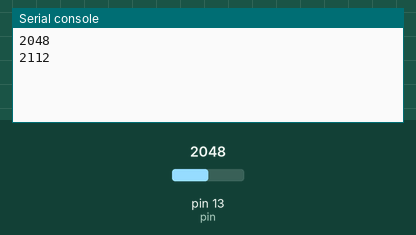
This program was run on a simulated MicroPython board. On the bench: the last lines printed to the serial console. The inputs (shaded band) are chosen by the test bench; at power-on: pin 13 (pin) = 2048 (analog values on the 0–4095 scale).

Above: at 1.2 s.
1.3 s: pin 13 (pin) set to 2866
At 2.5 s:
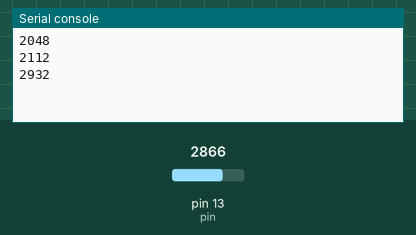
2.8 s: pin 13 (pin) set to 3603
At 3.8 s:
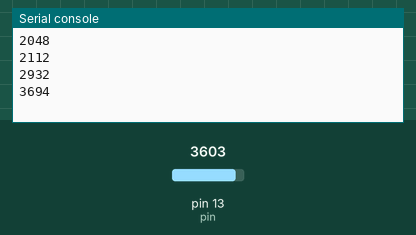
Timing chart, 0 to 5.8 s (numbered marks = the images above; inputs shaded):
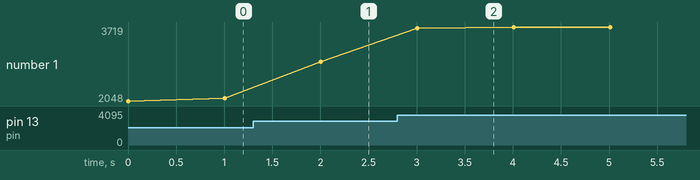

Measured:
- after the input at 1.3 s, the serial console: prints a new line after 0.71 s (image 1)
- after the input at 2.8 s, the serial console: prints a new line after 0.21 s (image 2)
- plotted number 1: 2112 → 2932 after the input at 1.3 s, 2932 → 3719 after the input at 2.8 s

The program:

main.py
```python
from machine import ADC, Pin   # Import ADC and Pin module from machine library
from time import sleep
adc=ADC()                      # crete an ADC instance
sound=adc.channel(pin='P13',attn=ADC.ATTN_11DB)   # create an adc channel on Pin P13
value=0

while 1:
    for i in range(32):  # create an average function
        value+=sound()
    value>>=5       # give average value
    print(value)          # print the value
    sleep(1)              # delay 1 sec
```
